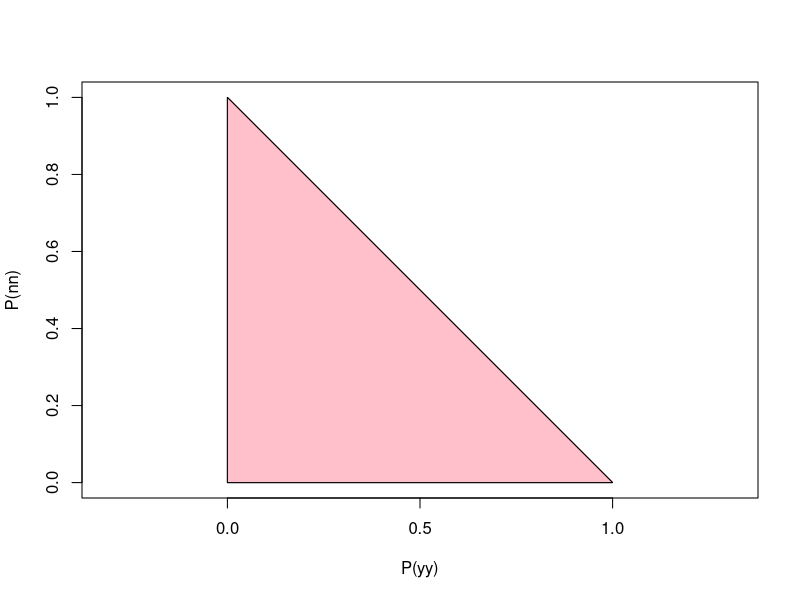

Source code (R): (Note: this script raises an error after producing the figure.)
##: Start a blank plot
plot(c(0,1,0,0),c(0,0,1,0),ty='l',xlab="P(yy)",ylab="P(nn)",asp=1)
polygon(c(0,1,0,0),c(0,0,1,0),col='pink')
##|

doit = function() {
    ##: Create the parent generation

    ##: Take p0 and p2 from user
    strt = locator(1)
    p0 = strt$x; p2 = strt$y
    ##|

    points(p0,p2,pch=20,col='red')

    freq = 1000*c(p0,1-p0-p2,p2)
    parentGen = rep(0:2,freq)

    N = length(parentGen)
    ##|
    

    for(k in 1:10) {
        ##: Generate nextGen, the next generation
        nextGen = rep(0,N)
        for(i in 1:N) {
            parents = parentGen[sample(N,2)]
            dad = parents[1]; mom = parents[2]
            
            ##: Get a sperm from Daddy
            if(dad==0) 
                sperm = 0
            else if(dad==2)
                sperm = 1
            else
                sperm = sample(0:1,1)
            ##|

            ##: and an ovum from Mommy
            if(mom==0) 
                ovum = 0
            else if(mom==2)
                ovum = 1
            else
                ovum = sample(0:1,1)
            ##|
            
            nextGen[i] = sperm + ovum  
        }
        ##|
        propn = table(nextGen)/N
        points(propn[1],propn[3],pch=20)
        parentGen = nextGen
    }
}

repeat {doit()}
